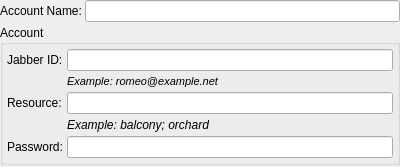
<ui version="4.0" >
 <class>AccountOptionsClass</class>
 <widget class="QWidget" name="AccountOptionsClass" >
  <property name="geometry" >
   <rect>
    <x>0</x>
    <y>0</y>
    <width>400</width>
    <height>167</height>
   </rect>
  </property>
  <property name="windowTitle" >
   <string>AccountOptions</string>
  </property>
  <layout class="QVBoxLayout" >
   <property name="spacing" >
    <number>3</number>
   </property>
   <property name="margin" >
    <number>0</number>
   </property>
   <item>
    <layout class="QHBoxLayout" >
     <property name="spacing" >
      <number>3</number>
     </property>
     <property name="margin" >
      <number>0</number>
     </property>
     <item>
      <widget class="QLabel" name="label" >
       <property name="text" >
        <string>Account Name:</string>
       </property>
       <property name="buddy" >
        <cstring>lneName</cstring>
       </property>
      </widget>
     </item>
     <item>
      <widget class="QLineEdit" name="lneName" />
     </item>
    </layout>
   </item>
   <item>
    <widget class="QGroupBox" name="grbAccount" >
     <property name="sizePolicy" >
      <sizepolicy vsizetype="Fixed" hsizetype="Preferred" >
       <horstretch>0</horstretch>
       <verstretch>0</verstretch>
      </sizepolicy>
     </property>
     <property name="title" >
      <string>Account</string>
     </property>
     <layout class="QVBoxLayout" >
      <property name="spacing" >
       <number>3</number>
      </property>
      <property name="margin" >
       <number>4</number>
      </property>
      <item>
       <layout class="QGridLayout" >
        <property name="margin" >
         <number>0</number>
        </property>
        <property name="spacing" >
         <number>4</number>
        </property>
        <item row="2" column="1" >
         <widget class="QLineEdit" name="lneResource" />
        </item>
        <item row="1" column="1" >
         <widget class="QLabel" name="label_5" >
          <property name="sizePolicy" >
           <sizepolicy vsizetype="Maximum" hsizetype="Preferred" >
            <horstretch>0</horstretch>
            <verstretch>0</verstretch>
           </sizepolicy>
          </property>
          <property name="font" >
           <font>
            <family>MS Shell Dlg 2</family>
            <pointsize>8</pointsize>
            <italic>true</italic>
           </font>
          </property>
          <property name="text" >
           <string>Example: romeo@example.net</string>
          </property>
         </widget>
        </item>
        <item row="0" column="0" >
         <widget class="QLabel" name="label_2" >
          <property name="text" >
           <string>Jabber ID:</string>
          </property>
          <property name="buddy" >
           <cstring>lneJabberId</cstring>
          </property>
         </widget>
        </item>
        <item row="0" column="1" >
         <widget class="QLineEdit" name="lneJabberId" />
        </item>
        <item row="2" column="0" >
         <widget class="QLabel" name="label_3" >
          <property name="text" >
           <string>Resource:</string>
          </property>
          <property name="buddy" >
           <cstring>lneResource</cstring>
          </property>
         </widget>
        </item>
        <item row="4" column="0" >
         <widget class="QLabel" name="label_4" >
          <property name="text" >
           <string>Password:</string>
          </property>
          <property name="buddy" >
           <cstring>lnePassword</cstring>
          </property>
         </widget>
        </item>
        <item row="4" column="1" >
         <widget class="QLineEdit" name="lnePassword" >
          <property name="echoMode" >
           <enum>QLineEdit::Password</enum>
          </property>
         </widget>
        </item>
        <item row="3" column="1" >
         <widget class="QLabel" name="label_6" >
          <property name="sizePolicy" >
           <sizepolicy vsizetype="Maximum" hsizetype="Preferred" >
            <horstretch>0</horstretch>
            <verstretch>0</verstretch>
           </sizepolicy>
          </property>
          <property name="font" >
           <font>
            <italic>true</italic>
           </font>
          </property>
          <property name="text" >
           <string>Example: balcony; orchard</string>
          </property>
         </widget>
        </item>
       </layout>
      </item>
     </layout>
    </widget>
   </item>
  </layout>
 </widget>
 <layoutdefault spacing="6" margin="11" />
 <tabstops>
  <tabstop>lneName</tabstop>
  <tabstop>lneJabberId</tabstop>
  <tabstop>lneResource</tabstop>
  <tabstop>lnePassword</tabstop>
 </tabstops>
 <resources/>
 <connections/>
</ui>
